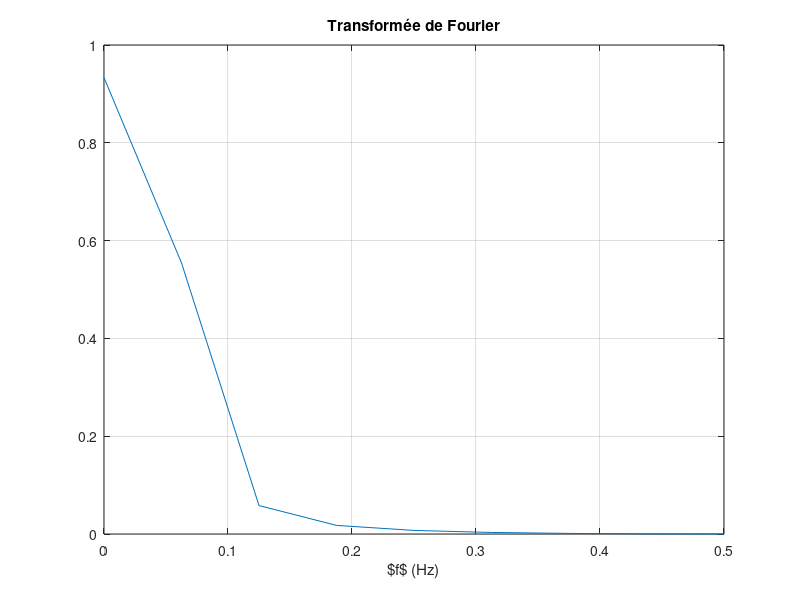

The MATLAB source for this figure:
N = 15;
s = hanning(N);

fig = figure('Position', [0,0,500,200]);

%subplot(211);
%plot(s);
%title(['Fenêtre de Hanning N=' num2str(N)]);
%grid on;
%subplot(212);
NFFT = 2^nextpow2(N); % on calcule la taille 
% de l'échantillon pour faire du 0-pading
y = fft(s,NFFT)/N;
y = 2*abs(y(1:NFFT/2+1));
f = [0:NFFT/2]/NFFT;
plot(f,y);
grid on;
title('Transformée de Fourier');
xlabel('$f$ (Hz)');

print fig '../images/hanning_tfd.tex' -dtikz -color '-S500,200';